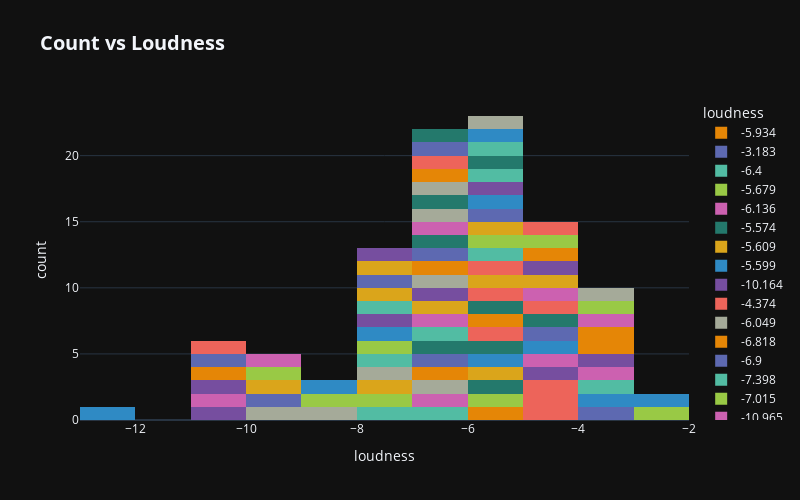

This figure's notebook cell:
### Code cell
Features_copy = Features.copy()
Features_copy['loudness'] = \
    Features_copy['loudness'].fillna('Null')

fig=px.histogram(Features_copy,
                 x = 'loudness',
                 color = 'loudness',
                 title="<b>Count vs Loudness",
                 color_discrete_sequence=px.colors.qualitative.Vivid,
                 width=800, height=500)
fig.update_layout(template="plotly_dark")
fig.update_layout(title_font_size=20)
fig.show()

### Figure 1 — Plotly figure (JSON) as saved in the notebook; plotly's stock layout.template omitted (floating-point values rounded to 4 significant figures)
{"data": [{"alignmentgroup": "True", "bingroup": "x", "hovertemplate": "loudness=%{x}<br>count=%{y}<extra></extra>", "legendgroup": "-5.934", "marker": {"color": "rgb(229, 134, 6)", "pattern": {"shape": ""}}, "name": "-5.934", "offsetgroup": "-5.934", "orientation": "v", "showlegend": true, "type": "histogram", "x": [-5.934], "xaxis": "x", "yaxis": "y"}, {"alignmentgroup": "True", "bingroup": "x", "hovertemplate": "loudness=%{x}<br>count=%{y}<extra></extra>", "legendgroup": "-3.183", "marker": {"color": "rgb(93, 105, 177)", "pattern": {"shape": ""}}, "name": "-3.183", "offsetgroup": "-3.183", "orientation": "v", "showlegend": true, "type": "histogram", "x": [-3.183], "xaxis": "x", "yaxis": "y"}, {"alignmentgroup": "True", "bingroup": "x", "hovertemplate": "loudness=%{x}<br>count=%{y}<extra></extra>", "legendgroup": "-6.4", "marker": {"color": "rgb(82, 188, 163)", "pattern": {"shape": ""}}, "name": "-6.4", "offsetgroup": "-6.4", "orientation": "v", "showlegend": true, "type": "histogram", "x": [-6.4], "xaxis": "x", "yaxis": "y"}, {"alignmentgroup": "True", "bingroup": "x", "hovertemplate": "loudness=%{x}<br>count=%{y}<extra></extra>", "legendgroup": "-5.679", "marker": {"color": "rgb(153, 201, 69)", "pattern": {"shape": ""}}, "name": "-5.679", "offsetgroup": "-5.679", "orientation": "v", "showlegend": true, "type": "histogram", "x": [-5.679], "xaxis": "x", "yaxis": "y"}, {"alignmentgroup": "True", "bingroup": "x", "hovertemplate": "loudness=%{x}<br>count=%{y}<extra></extra>", "legendgroup": "-6.136", "marker": {"color": "rgb(204, 97, 176)", "pattern": {"shape": ""}}, "name": "-6.136", "offsetgroup": "-6.136", "orientation": "v", "showlegend": true, "type": "histogram", "x": [-6.136], "xaxis": "x", "yaxis": "y"}, {"alignmentgroup": "True", "bingroup": "x", "hovertemplate": "loudness=%{x}<br>count=%{y}<extra></extra>", "legendgroup": "-5.574", "marker": {"color": "rgb(36, 121, 108)", "pattern": {"shape": ""}}, "name": "-5.574", "offsetgroup": "-5.574", "orientation": "v", "showlegend": true, "type": "histogram", "x": [-5.574], "xaxis": "x", "yaxis": "y"}, {"alignmentgroup": "True", "bingroup": "x", "hovertemplate": "loudness=%{x}<br>count=%{y}<extra></extra>", "legendgroup": "-5.609", "marker": {"color": "rgb(218, 165, 27)", "pattern": {"shape": ""}}, "name": "-5.609", "offsetgroup": "-5.609", "orientation": "v", "showlegend": true, "type": "histogram", "x": [-5.609], "xaxis": "x", "yaxis": "y"}, {"alignmentgroup": "True", "bingroup": "x", "hovertemplate": "loudness=%{x}<br>count=%{y}<extra></extra>", "legendgroup": "-5.599", "marker": {"color": "rgb(47, 138, 196)", "pattern": {"shape": ""}}, "name": "-5.599", "offsetgroup": "-5.599", "orientation": "v", "showlegend": true, "type": "histogram", "x": [-5.599], "xaxis": "x", "yaxis": "y"}, {"alignmentgroup": "True", "bingroup": "x", "hovertemplate": "loudness=%{x}<br>count=%{y}<extra></extra>", "legendgroup": "-10.164", "marker": {"color": "rgb(118, 78, 159)", "pattern": {"shape": ""}}, "name": "-10.164", "offsetgroup": "-10.164", "orientation": "v", "showlegend": true, "type": "histogram", "x": [-10.16], "xaxis": "x", "yaxis": "y"}, {"alignmentgroup": "True", "bingroup": "x", "hovertemplate": "loudness=%{x}<br>count=%{y}<extra></extra>", "legendgroup": "-4.374", "marker": {"color": "rgb(237, 100, 90)", "pattern": {"shape": ""}}, "name": "-4.374", "offsetgroup": "-4.374", "orientation": "v", "showlegend": true, "type": "histogram", "x": [-4.374], "xaxis": "x", "yaxis": "y"}, {"alignmentgroup": "True", "bingroup": "x", "hovertemplate": "loudness=%{x}<br>count=%{y}<extra></extra>", "legendgroup": "-6.049", "marker": {"color": "rgb(165, 170, 153)", "pattern": {"shape": ""}}, "name": "-6.049", "offsetgroup": "-6.049", "orientation": "v", "showlegend": true, "type": "histogram", "x": [-6.049], "xaxis": "x", "yaxis": "y"}, {"alignmentgroup": "True", "bingroup": "x", "hovertemplate": "loudness=%{x}<br>count=%{y}<extra></extra>", "legendgroup": "-6.818", "marker": {"color": "rgb(229, 134, 6)", "pattern": {"shape": ""}}, "name": "-6.818", "offsetgroup": "-6.818", "orientation": "v", "showlegend": true, "type": "histogram", "x": [-6.818], "xaxis": "x", "yaxis": "y"}, {"alignmentgroup": "True", "bingroup": "x", "hovertemplate": "loudness=%{x}<br>count=%{y}<extra></extra>", "legendgroup": "-6.9", "marker": {"color": "rgb(93, 105, 177)", "pattern": {"shape": ""}}, "name": "-6.9", "offsetgroup": "-6.9", "orientation": "v", "showlegend": true, "type": "histogram", "x": [-6.9], "xaxis": "x", "yaxis": "y"}, {"alignmentgroup": "True", "bingroup": "x", "hovertemplate": "loudness=%{x}<br>count=%{y}<extra></extra>", "legendgroup": "-7.398", "marker": {"color": "rgb(82, 188, 163)", "pattern": {"shape": ""}}, "name": "-7.398", "offsetgroup": "-7.398", "orientation": "v", "showlegend": true, "type": "histogram", "x": [-7.398], "xaxis": "x", "yaxis": "y"}, {"alignmentgroup": "True", "bingroup": "x", "hovertemplate": "loudness=%{x}<br>count=%{y}<extra></extra>", "legendgroup": "-7.015", "marker": {"color": "rgb(153, 201, 69)", "pattern": {"shape": ""}}, "name": "-7.015", "offsetgroup": "-7.015", "orientation": "v", "showlegend": true, "type": "histogram", "x": [-7.015], "xaxis": "x", "yaxis": "y"}, {"alignmentgroup": "True", "bingroup": "x", "hovertemplate": "loudness=%{x}<br>count=%{y}<extra></extra>", "legendgroup": "-10.965", "marker": {"color": "rgb(204, 97, 176)", "pattern": {"shape": ""}}, "name": "-10.965", "offsetgroup": "-10.965", "orientation": "v", "showlegend": true, "type": "histogram", "x": [-10.96], "xaxis": "x", "yaxis": "y"}, {"alignmentgroup": "True", "bingroup": "x", "hovertemplate": "loudness=%{x}<br>count=%{y}<extra></extra>", "legendgroup": "-6.061", "marker": {"color": "rgb(36, 121, 108)", "pattern": {"shape": ""}}, "name": "-6.061", "offsetgroup": "-6.061", "orientation": "v", "showlegend": true, "type": "histogram", "x": [-6.061], "xaxis": "x", "yaxis": "y"}, {"alignmentgroup": "True", "bingroup": "x", "hovertemplate": "loudness=%{x}<br>count=%{y}<extra></extra>", "legendgroup": "-7.23", "marker": {"color": "rgb(218, 165, 27)", "pattern": {"shape": ""}}, "name": "-7.23", "offsetgroup": "-7.23", "orientation": "v", "showlegend": true, "type": "histogram", "x": [-7.23], "xaxis": "x", "yaxis": "y"}, {"alignmentgroup": "True", "bingroup": "x", "hovertemplate": "loudness=%{x}<br>count=%{y}<extra></extra>", "legendgroup": "-12.205", "marker": {"color": "rgb(47, 138, 196)", "pattern": {"shape": ""}}, "name": "-12.205", "offsetgroup": "-12.205", "orientation": "v", "showlegend": true, "type": "histogram", "x": [-12.21], "xaxis": "x", "yaxis": "y"}, {"alignmentgroup": "True", "bingroup": "x", "hovertemplate": "loudness=%{x}<br>count=%{y}<extra></extra>", "legendgroup": "-10.109", "marker": {"color": "rgb(118, 78, 159)", "pattern": {"shape": ""}}, "name": "-10.109", "offsetgroup": "-10.109", "orientation": "v", "showlegend": true, "type": "histogram", "x": [-10.11], "xaxis": "x", "yaxis": "y"}, {"alignmentgroup": "True", "bingroup": "x", "hovertemplate": "loudness=%{x}<br>count=%{y}<extra></extra>", "legendgroup": "-4.209", "marker": {"color": "rgb(237, 100, 90)", "pattern": {"shape": ""}}, "name": "-4.209", "offsetgroup": "-4.209", "orientation": "v", "showlegend": true, "type": "histogram", "x": [-4.209, -4.209], "xaxis": "x", "yaxis": "y"}, {"alignmentgroup": "True", "bingroup": "x", "hovertemplate": "loudness=%{x}<br>count=%{y}<extra></extra>", "legendgroup": "-9.211", "marker": {"color": "rgb(165, 170, 153)", "pattern": {"shape": ""}}, "name": "-9.211", "offsetgroup": "-9.211", "orientation": "v", "showlegend": true, "type": "histogram", "x": [-9.211], "xaxis": "x", "yaxis": "y"}, {"alignmentgroup": "True", "bingroup": "x", "hovertemplate": "loudness=%{x}<br>count=%{y}<extra></extra>", "legendgroup": "-10.48", "marker": {"color": "rgb(229, 134, 6)", "pattern": {"shape": ""}}, "name": "-10.48", "offsetgroup": "-10.48", "orientation": "v", "showlegend": true, "type": "histogram", "x": [-10.48], "xaxis": "x", "yaxis": "y"}, {"alignmentgroup": "True", "bingroup": "x", "hovertemplate": "loudness=%{x}<br>count=%{y}<extra></extra>", "legendgroup": "-9.961", "marker": {"color": "rgb(93, 105, 177)", "pattern": {"shape": ""}}, "name": "-9.961", "offsetgroup": "-9.961", "orientation": "v", "showlegend": true, "type": "histogram", "x": [-9.961], "xaxis": "x", "yaxis": "y"}, {"alignmentgroup": "True", "bingroup": "x", "hovertemplate": "loudness=%{x}<br>count=%{y}<extra></extra>", "legendgroup": "-6.769", "marker": {"color": "rgb(82, 188, 163)", "pattern": {"shape": ""}}, "name": "-6.769", "offsetgroup": "-6.769", "orientation": "v", "showlegend": true, "type": "histogram", "x": [-6.769], "xaxis": "x", "yaxis": "y"}, {"alignmentgroup": "True", "bingroup": "x", "hovertemplate": "loudness=%{x}<br>count=%{y}<extra></extra>", "legendgroup": "-2.81", "marker": {"color": "rgb(153, 201, 69)", "pattern": {"shape": ""}}, "name": "-2.81", "offsetgroup": "-2.81", "orientation": "v", "showlegend": true, "type": "histogram", "x": [-2.81], "xaxis": "x", "yaxis": "y"}, {"alignmentgroup": "True", "bingroup": "x", "hovertemplate": "loudness=%{x}<br>count=%{y}<extra></extra>", "legendgroup": "-6.362", "marker": {"color": "rgb(204, 97, 176)", "pattern": {"shape": ""}}, "name": "-6.362", "offsetgroup": "-6.362", "orientation": "v", "showlegend": true, "type": "histogram", "x": [-6.362], "xaxis": "x", "yaxis": "y"}, {"alignmentgroup": "True", "bingroup": "x", "hovertemplate": "loudness=%{x}<br>count=%{y}<extra></extra>", "legendgroup": "-5.338", "marker": {"color": "rgb(36, 121, 108)", "pattern": {"shape": ""}}, "name": "-5.338", "offsetgroup": "-5.338", "orientation": "v", "showlegend": true, "type": "histogram", "x": [-5.338], "xaxis": "x", "yaxis": "y"}, {"alignmentgroup": "True", "bingroup": "x", "hovertemplate": "loudness=%{x}<br>count=%{y}<extra></extra>", "legendgroup": "-9.828", "marker": {"color": "rgb(218, 165, 27)", "pattern": {"shape": ""}}, "name": "-9.828", "offsetgroup": "-9.828", "orientation": "v", "showlegend": true, "type": "histogram", "x": [-9.828], "xaxis": "x", "yaxis": "y"}, {"alignmentgroup": "True", "bingroup": "x", "hovertemplate": "loudness=%{x}<br>count=%{y}<extra></extra>", "legendgroup": "-3.497", "marker": {"color": "rgb(47, 138, 196)", "pattern": {"shape": ""}}, "name": "-3.497", "offsetgroup": "-3.497", "orientation": "v", "showlegend": true, "type": "histogram", "x": [-3.497], "xaxis": "x", "yaxis": "y"}, {"alignmentgroup": "True", "bingroup": "x", "hovertemplate": "loudness=%{x}<br>count=%{y}<extra></extra>", "legendgroup": "-4.88", "marker": {"color": "rgb(118, 78, 159)", "pattern": {"shape": ""}}, "name": "-4.88", "offsetgroup": "-4.88", "orientation": "v", "showlegend": true, "type": "histogram", "x": [-4.88], "xaxis": "x", "yaxis": "y"}, {"alignmentgroup": "True", "bingroup": "x", "hovertemplate": "loudness=%{x}<br>count=%{y}<extra></extra>", "legendgroup": "-5.303", "marker": {"color": "rgb(237, 100, 90)", "pattern": {"shape": ""}}, "name": "-5.303", "offsetgroup": "-5.303", "orientation": "v", "showlegend": true, "type": "histogram", "x": [-5.303], "xaxis": "x", "yaxis": "y"}, {"alignmentgroup": "True", "bingroup": "x", "hovertemplate": "loudness=%{x}<br>count=%{y}<extra></extra>", "legendgroup": "-7.064", "marker": {"color": "rgb(165, 170, 153)", "pattern": {"shape": ""}}, "name": "-7.064", "offsetgroup": "-7.064", "orientation": "v", "showlegend": true, "type": "histogram", "x": [-7.064], "xaxis": "x", "yaxis": "y"}, {"alignmentgroup": "True", "bingroup": "x", "hovertemplate": "loudness=%{x}<br>count=%{y}<extra></extra>", "legendgroup": "-5.175", "marker": {"color": "rgb(229, 134, 6)", "pattern": {"shape": ""}}, "name": "-5.175", "offsetgroup": "-5.175", "orientation": "v", "showlegend": true, "type": "histogram", "x": [-5.175], "xaxis": "x", "yaxis": "y"}, {"alignmentgroup": "True", "bingroup": "x", "hovertemplate": "loudness=%{x}<br>count=%{y}<extra></extra>", "legendgroup": "-10.732", "marker": {"color": "rgb(93, 105, 177)", "pattern": {"shape": ""}}, "name": "-10.732", "offsetgroup": "-10.732", "orientation": "v", "showlegend": true, "type": "histogram", "x": [-10.73], "xaxis": "x", "yaxis": "y"}, {"alignmentgroup": "True", "bingroup": "x", "hovertemplate": "loudness=%{x}<br>count=%{y}<extra></extra>", "legendgroup": "-3.37", "marker": {"color": "rgb(82, 188, 163)", "pattern": {"shape": ""}}, "name": "-3.37", "offsetgroup": "-3.37", "orientation": "v", "showlegend": true, "type": "histogram", "x": [-3.37], "xaxis": "x", "yaxis": "y"}, {"alignmentgroup": "True", "bingroup": "x", "hovertemplate": "loudness=%{x}<br>count=%{y}<extra></extra>", "legendgroup": "-9.144", "marker": {"color": "rgb(153, 201, 69)", "pattern": {"shape": ""}}, "name": "-9.144", "offsetgroup": "-9.144", "orientation": "v", "showlegend": true, "type": "histogram", "x": [-9.144], "xaxis": "x", "yaxis": "y"}, {"alignmentgroup": "True", "bingroup": "x", "hovertemplate": "loudness=%{x}<br>count=%{y}<extra></extra>", "legendgroup": "-4.333", "marker": {"color": "rgb(204, 97, 176)", "pattern": {"shape": ""}}, "name": "-4.333", "offsetgroup": "-4.333", "orientation": "v", "showlegend": true, "type": "histogram", "x": [-4.333], "xaxis": "x", "yaxis": "y"}, {"alignmentgroup": "True", "bingroup": "x", "hovertemplate": "loudness=%{x}<br>count=%{y}<extra></extra>", "legendgroup": "-5.677", "marker": {"color": "rgb(36, 121, 108)", "pattern": {"shape": ""}}, "name": "-5.677", "offsetgroup": "-5.677", "orientation": "v", "showlegend": true, "type": "histogram", "x": [-5.677], "xaxis": "x", "yaxis": "y"}, {"alignmentgroup": "True", "bingroup": "x", "hovertemplate": "loudness=%{x}<br>count=%{y}<extra></extra>", "legendgroup": "-6.366", "marker": {"color": "rgb(218, 165, 27)", "pattern": {"shape": ""}}, "name": "-6.366", "offsetgroup": "-6.366", "orientation": "v", "showlegend": true, "type": "histogram", "x": [-6.366], "xaxis": "x", "yaxis": "y"}, {"alignmentgroup": "True", "bingroup": "x", "hovertemplate": "loudness=%{x}<br>count=%{y}<extra></extra>", "legendgroup": "-4.972", "marker": {"color": "rgb(47, 138, 196)", "pattern": {"shape": ""}}, "name": "-4.972", "offsetgroup": "-4.972", "orientation": "v", "showlegend": true, "type": "histogram", "x": [-4.972], "xaxis": "x", "yaxis": "y"}, {"alignmentgroup": "True", "bingroup": "x", "hovertemplate": "loudness=%{x}<br>count=%{y}<extra></extra>", "legendgroup": "-6.021", "marker": {"color": "rgb(118, 78, 159)", "pattern": {"shape": ""}}, "name": "-6.021", "offsetgroup": "-6.021", "orientation": "v", "showlegend": true, "type": "histogram", "x": [-6.021], "xaxis": "x", "yaxis": "y"}, {"alignmentgroup": "True", "bingroup": "x", "hovertemplate": "loudness=%{x}<br>count=%{y}<extra></extra>", "legendgroup": "-5.697", "marker": {"color": "rgb(237, 100, 90)", "pattern": {"shape": ""}}, "name": "-5.697", "offsetgroup": "-5.697", "orientation": "v", "showlegend": true, "type": "histogram", "x": [-5.697], "xaxis": "x", "yaxis": "y"}, {"alignmentgroup": "True", "bingroup": "x", "hovertemplate": "loudness=%{x}<br>count=%{y}<extra></extra>", "legendgroup": "-6.694", "marker": {"color": "rgb(165, 170, 153)", "pattern": {"shape": ""}}, "name": "-6.694", "offsetgroup": "-6.694", "orientation": "v", "showlegend": true, "type": "histogram", "x": [-6.694], "xaxis": "x", "yaxis": "y"}, {"alignmentgroup": "True", "bingroup": "x", "hovertemplate": "loudness=%{x}<br>count=%{y}<extra></extra>", "legendgroup": "-6.009", "marker": {"color": "rgb(229, 134, 6)", "pattern": {"shape": ""}}, "name": "-6.009", "offsetgroup": "-6.009", "orientation": "v", "showlegend": true, "type": "histogram", "x": [-6.009], "xaxis": "x", "yaxis": "y"}, {"alignmentgroup": "True", "bingroup": "x", "hovertemplate": "loudness=%{x}<br>count=%{y}<extra></extra>", "legendgroup": "-6.638", "marker": {"color": "rgb(93, 105, 177)", "pattern": {"shape": ""}}, "name": "-6.638", "offsetgroup": "-6.638", "orientation": "v", "showlegend": true, "type": "histogram", "x": [-6.638], "xaxis": "x", "yaxis": "y"}, {"alignmentgroup": "True", "bingroup": "x", "hovertemplate": "loudness=%{x}<br>count=%{y}<extra></extra>", "legendgroup": "-7.346", "marker": {"color": "rgb(82, 188, 163)", "pattern": {"shape": ""}}, "name": "-7.346", "offsetgroup": "-7.346", "orientation": "v", "showlegend": true, "type": "histogram", "x": [-7.346], "xaxis": "x", "yaxis": "y"}, {"alignmentgroup": "True", "bingroup": "x", "hovertemplate": "loudness=%{x}<br>count=%{y}<extra></extra>", "legendgroup": "-7.063", "marker": {"color": "rgb(153, 201, 69)", "pattern": {"shape": ""}}, "name": "-7.063", "offsetgroup": "-7.063", "orientation": "v", "showlegend": true, "type": "histogram", "x": [-7.063], "xaxis": "x", "yaxis": "y"}, {"alignmentgroup": "True", "bingroup": "x", "hovertemplate": "loudness=%{x}<br>count=%{y}<extra></extra>", "legendgroup": "-3.714", "marker": {"color": "rgb(204, 97, 176)", "pattern": {"shape": ""}}, "name": "-3.714", "offsetgroup": "-3.714", "orientation": "v", "showlegend": true, "type": "histogram", "x": [-3.714], "xaxis": "x", "yaxis": "y"}, {"alignmentgroup": "True", "bingroup": "x", "hovertemplate": "loudness=%{x}<br>count=%{y}<extra></extra>", "legendgroup": "-6.351", "marker": {"color": "rgb(36, 121, 108)", "pattern": {"shape": ""}}, "name": "-6.351", "offsetgroup": "-6.351", "orientation": "v", "showlegend": true, "type": "histogram", "x": [-6.351], "xaxis": "x", "yaxis": "y"}, {"alignmentgroup": "True", "bingroup": "x", "hovertemplate": "loudness=%{x}<br>count=%{y}<extra></extra>", "legendgroup": "-5.044", "marker": {"color": "rgb(218, 165, 27)", "pattern": {"shape": ""}}, "name": "-5.044", "offsetgroup": "-5.044", "orientation": "v", "showlegend": true, "type": "histogram", "x": [-5.044], "xaxis": "x", "yaxis": "y"}, {"alignmentgroup": "True", "bingroup": "x", "hovertemplate": "loudness=%{x}<br>count=%{y}<extra></extra>", "legendgroup": "-7.811", "marker": {"color": "rgb(47, 138, 196)", "pattern": {"shape": ""}}, "name": "-7.811", "offsetgroup": "-7.811", "orientation": "v", "showlegend": true, "type": "histogram", "x": [-7.811], "xaxis": "x", "yaxis": "y"}, {"alignmentgroup": "True", "bingroup": "x", "hovertemplate": "loudness=%{x}<br>count=%{y}<extra></extra>", "legendgroup": "-3.24", "marker": {"color": "rgb(118, 78, 159)", "pattern": {"shape": ""}}, "name": "-3.24", "offsetgroup": "-3.24", "orientation": "v", "showlegend": true, "type": "histogram", "x": [-3.24], "xaxis": "x", "yaxis": "y"}, {"alignmentgroup": "True", "bingroup": "x", "hovertemplate": "loudness=%{x}<br>count=%{y}<extra></extra>", "legendgroup": "-5.371", "marker": {"color": "rgb(237, 100, 90)", "pattern": {"shape": ""}}, "name": "-5.371", "offsetgroup": "-5.371", "orientation": "v", "showlegend": true, "type": "histogram", "x": [-5.371], "xaxis": "x", "yaxis": "y"}, {"alignmentgroup": "True", "bingroup": "x", "hovertemplate": "loudness=%{x}<br>count=%{y}<extra></extra>", "legendgroup": "-8.81", "marker": {"color": "rgb(165, 170, 153)", "pattern": {"shape": ""}}, "name": "-8.81", "offsetgroup": "-8.81", "orientation": "v", "showlegend": true, "type": "histogram", "x": [-8.81], "xaxis": "x", "yaxis": "y"}, {"alignmentgroup": "True", "bingroup": "x", "hovertemplate": "loudness=%{x}<br>count=%{y}<extra></extra>", "legendgroup": "-3.081", "marker": {"color": "rgb(229, 134, 6)", "pattern": {"shape": ""}}, "name": "-3.081", "offsetgroup": "-3.081", "orientation": "v", "showlegend": true, "type": "histogram", "x": [-3.081], "xaxis": "x", "yaxis": "y"}, {"alignmentgroup": "True", "bingroup": "x", "hovertemplate": "loudness=%{x}<br>count=%{y}<extra></extra>", "legendgroup": "-4.078", "marker": {"color": "rgb(93, 105, 177)", "pattern": {"shape": ""}}, "name": "-4.078", "offsetgroup": "-4.078", "orientation": "v", "showlegend": true, "type": "histogram", "x": [-4.078], "xaxis": "x", "yaxis": "y"}, {"alignmentgroup": "True", "bingroup": "x", "hovertemplate": "loudness=%{x}<br>count=%{y}<extra></extra>", "legendgroup": "-5.472", "marker": {"color": "rgb(82, 188, 163)", "pattern": {"shape": ""}}, "name": "-5.472", "offsetgroup": "-5.472", "orientation": "v", "showlegend": true, "type": "histogram", "x": [-5.472], "xaxis": "x", "yaxis": "y"}, {"alignmentgroup": "True", "bingroup": "x", "hovertemplate": "loudness=%{x}<br>count=%{y}<extra></extra>", "legendgroup": "-5.804", "marker": {"color": "rgb(153, 201, 69)", "pattern": {"shape": ""}}, "name": "-5.804", "offsetgroup": "-5.804", "orientation": "v", "showlegend": true, "type": "histogram", "x": [-5.804], "xaxis": "x", "yaxis": "y"}, {"alignmentgroup": "True", "bingroup": "x", "hovertemplate": "loudness=%{x}<br>count=%{y}<extra></extra>", "legendgroup": "-6.444", "marker": {"color": "rgb(204, 97, 176)", "pattern": {"shape": ""}}, "name": "-6.444", "offsetgroup": "-6.444", "orientation": "v", "showlegend": true, "type": "histogram", "x": [-6.444], "xaxis": "x", "yaxis": "y"}, {"alignmentgroup": "True", "bingroup": "x", "hovertemplate": "loudness=%{x}<br>count=%{y}<extra></extra>", "legendgroup": "-4.183", "marker": {"color": "rgb(36, 121, 108)", "pattern": {"shape": ""}}, "name": "-4.183", "offsetgroup": "-4.183", "orientation": "v", "showlegend": true, "type": "histogram", "x": [-4.183], "xaxis": "x", "yaxis": "y"}, {"alignmentgroup": "True", "bingroup": "x", "hovertemplate": "loudness=%{x}<br>count=%{y}<extra></extra>", "legendgroup": "-5.085", "marker": {"color": "rgb(218, 165, 27)", "pattern": {"shape": ""}}, "name": "-5.085", "offsetgroup": "-5.085", "orientation": "v", "showlegend": true, "type": "histogram", "x": [-5.085], "xaxis": "x", "yaxis": "y"}, {"alignmentgroup": "True", "bingroup": "x", "hovertemplate": "loudness=%{x}<br>count=%{y}<extra></extra>", "legendgroup": "-2.827", "marker": {"color": "rgb(47, 138, 196)", "pattern": {"shape": ""}}, "name": "-2.827", "offsetgroup": "-2.827", "orientation": "v", "showlegend": true, "type": "histogram", "x": [-2.827], "xaxis": "x", "yaxis": "y"}, {"alignmentgroup": "True", "bingroup": "x", "hovertemplate": "loudness=%{x}<br>count=%{y}<extra></extra>", "legendgroup": "-7.409", "marker": {"color": "rgb(118, 78, 159)", "pattern": {"shape": ""}}, "name": "-7.409", "offsetgroup": "-7.409", "orientation": "v", "showlegend": true, "type": "histogram", "x": [-7.409], "xaxis": "x", "yaxis": "y"}, {"alignmentgroup": "True", "bingroup": "x", "hovertemplate": "loudness=%{x}<br>count=%{y}<extra></extra>", "legendgroup": "-4.565", "marker": {"color": "rgb(237, 100, 90)", "pattern": {"shape": ""}}, "name": "-4.565", "offsetgroup": "-4.565", "orientation": "v", "showlegend": true, "type": "histogram", "x": [-4.565], "xaxis": "x", "yaxis": "y"}, {"alignmentgroup": "True", "bingroup": "x", "hovertemplate": "loudness=%{x}<br>count=%{y}<extra></extra>", "legendgroup": "-6.306", "marker": {"color": "rgb(165, 170, 153)", "pattern": {"shape": ""}}, "name": "-6.306", "offsetgroup": "-6.306", "orientation": "v", "showlegend": true, "type": "histogram", "x": [-6.306], "xaxis": "x", "yaxis": "y"}, {"alignmentgroup": "True", "bingroup": "x", "hovertemplate": "loudness=%{x}<br>count=%{y}<extra></extra>", "legendgroup": "-3.015", "marker": {"color": "rgb(229, 134, 6)", "pattern": {"shape": ""}}, "name": "-3.015", "offsetgroup": "-3.015", "orientation": "v", "showlegend": true, "type": "histogram", "x": [-3.015], "xaxis": "x", "yaxis": "y"}, {"alignmentgroup": "True", "bingroup": "x", "hovertemplate": "loudness=%{x}<br>count=%{y}<extra></extra>", "legendgroup": "-5.23", "marker": {"color": "rgb(93, 105, 177)", "pattern": {"shape": ""}}, "name": "-5.23", "offsetgroup": "-5.23", "orientation": "v", "showlegend": true, "type": "histogram", "x": [-5.23], "xaxis": "x", "yaxis": "y"}, {"alignmentgroup": "True", "bingroup": "x", "hovertemplate": "loudness=%{x}<br>count=%{y}<extra></extra>", "legendgroup": "-7.223", "marker": {"color": "rgb(82, 188, 163)", "pattern": {"shape": ""}}, "name": "-7.223", "offsetgroup": "-7.223", "orientation": "v", "showlegend": true, "type": "histogram", "x": [-7.223], "xaxis": "x", "yaxis": "y"}, {"alignmentgroup": "True", "bingroup": "x", "hovertemplate": "loudness=%{x}<br>count=%{y}<extra></extra>", "legendgroup": "-8.237", "marker": {"color": "rgb(153, 201, 69)", "pattern": {"shape": ""}}, "name": "-8.237", "offsetgroup": "-8.237", "orientation": "v", "showlegend": true, "type": "histogram", "x": [-8.237], "xaxis": "x", "yaxis": "y"}, {"alignmentgroup": "True", "bingroup": "x", "hovertemplate": "loudness=%{x}<br>count=%{y}<extra></extra>", "legendgroup": "-3.787", "marker": {"color": "rgb(204, 97, 176)", "pattern": {"shape": ""}}, "name": "-3.787", "offsetgroup": "-3.787", "orientation": "v", "showlegend": true, "type": "histogram", "x": [-3.787], "xaxis": "x", "yaxis": "y"}, {"alignmentgroup": "True", "bingroup": "x", "hovertemplate": "loudness=%{x}<br>count=%{y}<extra></extra>", "legendgroup": "-6.645", "marker": {"color": "rgb(36, 121, 108)", "pattern": {"shape": ""}}, "name": "-6.645", "offsetgroup": "-6.645", "orientation": "v", "showlegend": true, "type": "histogram", "x": [-6.645], "xaxis": "x", "yaxis": "y"}, {"alignmentgroup": "True", "bingroup": "x", "hovertemplate": "loudness=%{x}<br>count=%{y}<extra></extra>", "legendgroup": "-7.539", "marker": {"color": "rgb(218, 165, 27)", "pattern": {"shape": ""}}, "name": "-7.539", "offsetgroup": "-7.539", "orientation": "v", "showlegend": true, "type": "histogram", "x": [-7.539], "xaxis": "x", "yaxis": "y"}, {"alignmentgroup": "True", "bingroup": "x", "hovertemplate": "loudness=%{x}<br>count=%{y}<extra></extra>", "legendgroup": "-5.634", "marker": {"color": "rgb(47, 138, 196)", "pattern": {"shape": ""}}, "name": "-5.634", "offsetgroup": "-5.634", "orientation": "v", "showlegend": true, "type": "histogram", "x": [-5.634], "xaxis": "x", "yaxis": "y"}, {"alignmentgroup": "True", "bingroup": "x", "hovertemplate": "loudness=%{x}<br>count=%{y}<extra></extra>", "legendgroup": "-5.041", "marker": {"color": "rgb(118, 78, 159)", "pattern": {"shape": ""}}, "name": "-5.041", "offsetgroup": "-5.041", "orientation": "v", "showlegend": true, "type": "histogram", "x": [-5.041], "xaxis": "x", "yaxis": "y"}, {"alignmentgroup": "True", "bingroup": "x", "hovertemplate": "loudness=%{x}<br>count=%{y}<extra></extra>", "legendgroup": "-10.059", "marker": {"color": "rgb(237, 100, 90)", "pattern": {"shape": ""}}, "name": "-10.059", "offsetgroup": "-10.059", "orientation": "v", "showlegend": true, "type": "histogram", "x": [-10.06], "xaxis": "x", "yaxis": "y"}, {"alignmentgroup": "True", "bingroup": "x", "hovertemplate": "loudness=%{x}<br>count=%{y}<extra></extra>", "legendgroup": "-6.725", "marker": {"color": "rgb(165, 170, 153)", "pattern": {"shape": ""}}, "name": "-6.725", "offsetgroup": "-6.725", "orientation": "v", "showlegend": true, "type": "histogram", "x": [-6.725], "xaxis": "x", "yaxis": "y"}, {"alignmentgroup": "True", "bingroup": "x", "hovertemplate": "loudness=%{x}<br>count=%{y}<extra></extra>", "legendgroup": "-6.595", "marker": {"color": "rgb(229, 134, 6)", "pattern": {"shape": ""}}, "name": "-6.595", "offsetgroup": "-6.595", "orientation": "v", "showlegend": true, "type": "histogram", "x": [-6.595], "xaxis": "x", "yaxis": "y"}, {"alignmentgroup": "True", "bingroup": "x", "hovertemplate": "loudness=%{x}<br>count=%{y}<extra></extra>", "legendgroup": "-7.596", "marker": {"color": "rgb(93, 105, 177)", "pattern": {"shape": ""}}, "name": "-7.596", "offsetgroup": "-7.596", "orientation": "v", "showlegend": true, "type": "histogram", "x": [-7.596], "xaxis": "x", "yaxis": "y"}, {"alignmentgroup": "True", "bingroup": "x", "hovertemplate": "loudness=%{x}<br>count=%{y}<extra></extra>", "legendgroup": "-5.043", "marker": {"color": "rgb(82, 188, 163)", "pattern": {"shape": ""}}, "name": "-5.043", "offsetgroup": "-5.043", "orientation": "v", "showlegend": true, "type": "histogram", "x": [-5.043], "xaxis": "x", "yaxis": "y"}, {"alignmentgroup": "True", "bingroup": "x", "hovertemplate": "loudness=%{x}<br>count=%{y}<extra></extra>", "legendgroup": "-3.724", "marker": {"color": "rgb(153, 201, 69)", "pattern": {"shape": ""}}, "name": "-3.724", "offsetgroup": "-3.724", "orientation": "v", "showlegend": true, "type": "histogram", "x": [-3.724], "xaxis": "x", "yaxis": "y"}, {"alignmentgroup": "True", "bingroup": "x", "hovertemplate": "loudness=%{x}<br>count=%{y}<extra></extra>", "legendgroup": "-4.353", "marker": {"color": "rgb(204, 97, 176)", "pattern": {"shape": ""}}, "name": "-4.353", "offsetgroup": "-4.353", "orientation": "v", "showlegend": true, "type": "histogram", "x": [-4.353], "xaxis": "x", "yaxis": "y"}, {"alignmentgroup": "True", "bingroup": "x", "hovertemplate": "loudness=%{x}<br>count=%{y}<extra></extra>", "legendgroup": "-5.723", "marker": {"color": "rgb(36, 121, 108)", "pattern": {"shape": ""}}, "name": "-5.723", "offsetgroup": "-5.723", "orientation": "v", "showlegend": true, "type": "histogram", "x": [-5.723], "xaxis": "x", "yaxis": "y"}, {"alignmentgroup": "True", "bingroup": "x", "hovertemplate": "loudness=%{x}<br>count=%{y}<extra></extra>", "legendgroup": "-4.097", "marker": {"color": "rgb(218, 165, 27)", "pattern": {"shape": ""}}, "name": "-4.097", "offsetgroup": "-4.097", "orientation": "v", "showlegend": true, "type": "histogram", "x": [-4.097], "xaxis": "x", "yaxis": "y"}, {"alignmentgroup": "True", "bingroup": "x", "hovertemplate": "loudness=%{x}<br>count=%{y}<extra></extra>", "legendgroup": "-8.492", "marker": {"color": "rgb(47, 138, 196)", "pattern": {"shape": ""}}, "name": "-8.492", "offsetgroup": "-8.492", "orientation": "v", "showlegend": true, "type": "histogram", "x": [-8.492], "xaxis": "x", "yaxis": "y"}, {"alignmentgroup": "True", "bingroup": "x", "hovertemplate": "loudness=%{x}<br>count=%{y}<extra></extra>", "legendgroup": "-4.961", "marker": {"color": "rgb(118, 78, 159)", "pattern": {"shape": ""}}, "name": "-4.961", "offsetgroup": "-4.961", "orientation": "v", "showlegend": true, "type": "histogram", "x": [-4.961], "xaxis": "x", "yaxis": "y"}, {"alignmentgroup": "True", "bingroup": "x", "hovertemplate": "loudness=%{x}<br>count=%{y}<extra></extra>", "legendgroup": "-6.687", "marker": {"color": "rgb(237, 100, 90)", "pattern": {"shape": ""}}, "name": "-6.687", "offsetgroup": "-6.687", "orientation": "v", "showlegend": true, "type": "histogram", "x": [-6.687], "xaxis": "x", "yaxis": "y"}, {"alignmentgroup": "True", "bingroup": "x", "hovertemplate": "loudness=%{x}<br>count=%{y}<extra></extra>", "legendgroup": "-3.237", "marker": {"color": "rgb(165, 170, 153)", "pattern": {"shape": ""}}, "name": "-3.237", "offsetgroup": "-3.237", "orientation": "v", "showlegend": true, "type": "histogram", "x": [-3.237], "xaxis": "x", "yaxis": "y"}, {"alignmentgroup": "True", "bingroup": "x", "hovertemplate": "loudness=%{x}<br>count=%{y}<extra></extra>", "legendgroup": "-4.063", "marker": {"color": "rgb(229, 134, 6)", "pattern": {"shape": ""}}, "name": "-4.063", "offsetgroup": "-4.063", "orientation": "v", "showlegend": true, "type": "histogram", "x": [-4.063], "xaxis": "x", "yaxis": "y"}, {"alignmentgroup": "True", "bingroup": "x", "hovertemplate": "loudness=%{x}<br>count=%{y}<extra></extra>", "legendgroup": "-6.684", "marker": {"color": "rgb(93, 105, 177)", "pattern": {"shape": ""}}, "name": "-6.684", "offsetgroup": "-6.684", "orientation": "v", "showlegend": true, "type": "histogram", "x": [-6.684], "xaxis": "x", "yaxis": "y"}, {"alignmentgroup": "True", "bingroup": "x", "hovertemplate": "loudness=%{x}<br>count=%{y}<extra></extra>", "legendgroup": "-5.608", "marker": {"color": "rgb(82, 188, 163)", "pattern": {"shape": ""}}, "name": "-5.608", "offsetgroup": "-5.608", "orientation": "v", "showlegend": true, "type": "histogram", "x": [-5.608], "xaxis": "x", "yaxis": "y"}, {"alignmentgroup": "True", "bingroup": "x", "hovertemplate": "loudness=%{x}<br>count=%{y}<extra></extra>", "legendgroup": "-4.556", "marker": {"color": "rgb(153, 201, 69)", "pattern": {"shape": ""}}, "name": "-4.556", "offsetgroup": "-4.556", "orientation": "v", "showlegend": true, "type": "histogram", "x": [-4.556], "xaxis": "x", "yaxis": "y"}, {"alignmentgroup": "True", "bingroup": "x", "hovertemplate": "loudness=%{x}<br>count=%{y}<extra></extra>", "legendgroup": "-9.222", "marker": {"color": "rgb(204, 97, 176)", "pattern": {"shape": ""}}, "name": "-9.222", "offsetgroup": "-9.222", "orientation": "v", "showlegend": true, "type": "histogram", "x": [-9.222], "xaxis": "x", "yaxis": "y"}, {"alignmentgroup": "True", "bingroup": "x", "hovertemplate": "loudness=%{x}<br>count=%{y}<extra></extra>", "legendgroup": "-6.726", "marker": {"color": "rgb(36, 121, 108)", "pattern": {"shape": ""}}, "name": "-6.726", "offsetgroup": "-6.726", "orientation": "v", "showlegend": true, "type": "histogram", "x": [-6.726], "xaxis": "x", "yaxis": "y"}, {"alignmentgroup": "True", "bingroup": "x", "hovertemplate": "loudness=%{x}<br>count=%{y}<extra></extra>", "legendgroup": "-7.621", "marker": {"color": "rgb(218, 165, 27)", "pattern": {"shape": ""}}, "name": "-7.621", "offsetgroup": "-7.621", "orientation": "v", "showlegend": true, "type": "histogram", "x": [-7.621], "xaxis": "x", "yaxis": "y"}, {"alignmentgroup": "True", "bingroup": "x", "hovertemplate": "loudness=%{x}<br>count=%{y}<extra></extra>", "legendgroup": "-5.829", "marker": {"color": "rgb(47, 138, 196)", "pattern": {"shape": ""}}, "name": "-5.829", "offsetgroup": "-5.829", "orientation": "v", "showlegend": true, "type": "histogram", "x": [-5.829], "xaxis": "x", "yaxis": "y"}, {"alignmentgroup": "True", "bingroup": "x", "hovertemplate": "loudness=%{x}<br>count=%{y}<extra></extra>", "legendgroup": "-7.227", "marker": {"color": "rgb(118, 78, 159)", "pattern": {"shape": ""}}, "name": "-7.227", "offsetgroup": "-7.227", "orientation": "v", "showlegend": true, "type": "histogram", "x": [-7.227], "xaxis": "x", "yaxis": "y"}, {"alignmentgroup": "True", "bingroup": "x", "hovertemplate": "loudness=%{x}<br>count=%{y}<extra></extra>", "legendgroup": "-4.787", "marker": {"color": "rgb(237, 100, 90)", "pattern": {"shape": ""}}, "name": "-4.787", "offsetgroup": "-4.787", "orientation": "v", "showlegend": true, "type": "histogram", "x": [-4.787], "xaxis": "x", "yaxis": "y"}, {"alignmentgroup": "True", "bingroup": "x", "hovertemplate": "loudness=%{x}<br>count=%{y}<extra></extra>", "legendgroup": "-5.51", "marker": {"color": "rgb(165, 170, 153)", "pattern": {"shape": ""}}, "name": "-5.51", "offsetgroup": "-5.51", "orientation": "v", "showlegend": true, "type": "histogram", "x": [-5.51], "xaxis": "x", "yaxis": "y"}], "layout": {"barmode": "relative", "height": 500, "legend": {"title": {"text": "loudness"}, "tracegroupgap": 0}, "title": {"font": {"size": 20}, "text": "<b>Count vs Loudness"}, "width": 800, "xaxis": {"anchor": "y", "categoryarray": [-5.934, -3.183, -6.4, -5.679, -6.136, -5.574, -5.609, -5.599, -10.16, -4.374, -6.049, -6.818, -6.9, -7.398, -7.015, -10.96, -6.061, -7.23, -12.21, -10.11, -4.209, -9.211, -10.48, -9.961, -6.769, -2.81, -6.362, -5.338, -9.828, -3.497, -4.88, -5.303, -7.064, -5.175, -10.73, -3.37, -9.144, -4.333, -5.677, -6.366, -4.972, -6.021, -5.697, -6.694, -6.009, -6.638, -7.346, -7.063, -3.714, -6.351, -5.044, -7.811, -3.24, -5.371, -8.81, -3.081, -4.078, -5.472, -5.804, -6.444, -4.183, -5.085, -2.827, -7.409, -4.565, -6.306, -3.015, -5.23, -7.223, -8.237, -3.787, -6.645, -7.539, -5.634, -5.041, -10.06, -6.725, -6.595, -7.596, -5.043, -3.724, -4.353, -5.723, -4.097, -8.492, -4.961, -6.687, -3.237, -4.063, -6.684, -5.608, -4.556, -9.222, -6.726, -7.621, -5.829, -7.227, -4.787, -5.51], "categoryorder": "array", "domain": [0, 1], "title": {"text": "loudness"}}, "yaxis": {"anchor": "x", "domain": [0, 1], "title": {"text": "count"}}}}
